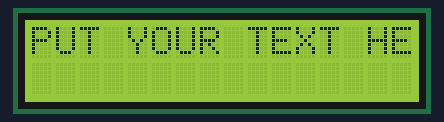
A sketch run on a simulated Arduino Uno, built with avr-gcc and run on an emulated ATmega328P. Shown: 16×2 character LCD.

Above: at 0.1 s.
At 4.7 s:
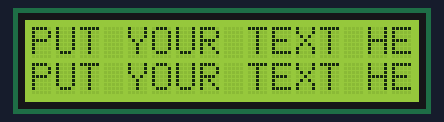

Measured:
- what the display in image 1 shows lasts 1.6 s, from 4.6 s to 6.2 s

The sketch:

i2c_lcd.ino
```cpp
//Sample Code for I2C LCD Display
// Saswat Samal
// Libraries included: <........>

#include <Wire.h>
#include <LiquidCrystal_I2C.h>
LiquidCrystal_I2C lcd(0x27, 2, 1, 0, 4, 5, 6, 7, 3, POSITIVE);
void setup() {
lcd.begin(16, 2);

}
void loop()
{

lcd.print("PUT YOUR TEXT HERE");
lcd.setCursor(0, 0);
delay(1500);
lcd.setCursor(0, 1);
lcd.print("PUT YOUR TEXT HERE");
delay(1500);
lcd.clear();
lcd.print("PUT YOUR TEXT HERE");
lcd.setCursor(8, 8);
delay(1500);
lcd.setCursor(0, 1);
lcd.print("PUT YOUR TEXT HERE");
delay(1500);
lcd.clear();
lcd.print("PUT YOUR TEXT HERE");
lcd.setCursor(8, 8);
delay(1500);
lcd.clear();

}
```
